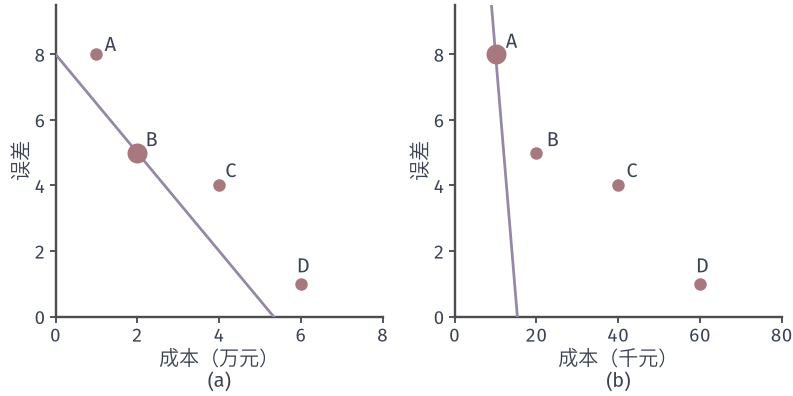

This figure's Python source:
from pathlib import Path
import sys
sys.path.insert(0, str(Path(__file__).resolve().parents[1]/"moo-common"))
from moo_fig import *
HERE = Path(__file__).resolve().parent
# Same candidates and weight w=(0.6,0.4), with f1 measured in units and tenths of the unit.
fig, axes = figure(width_mm=112, height_mm=56, ncols=2)
panels(fig, .07, .985, .985, .2, .22)
ax = axes[0]; setup(ax, (0, 8), (0, 9.5), range(0, 9, 2), range(0, 10, 2), '成本（万元）', '误差')
cands(ax, 'ABCD', off={'A': (.2, .1), 'B': (.2, .2), 'C': (.15, .25), 'D': (-.1, .35)})
c = .6*2+.4*5; t = np.array([0, 8.]); ax.plot(t, (c-.6*t)/.4, color=PURPLE, lw=1.1, zorder=3)
dot(ax, (2, 5), RED, ms=8)
ax = axes[1]; setup(ax, (0, 80), (0, 9.5), range(0, 81, 20), range(0, 10, 2), '成本（千元）', '误差')
for k in 'ABCD':
    p = CANDS[k]; dot(ax, (10*p[0], p[1]))
for k, d in zip('ABCD', [(2.5, .2), (2.5, .2), (2, .25), (-1, .35)]):
    p = CANDS[k]; ax.text(10*p[0]+d[0], p[1]+d[1], k, color=INK)
c = .6*10+.4*8; t = np.array([0, 15.5]); ax.plot(t, (c-.6*t)/.4, color=PURPLE, lw=1.1, zorder=3)
dot(ax, (10, 8), RED, ms=8)
tags(fig, axes)
save(fig, HERE, 'figure', {'w': [.6, .4], 'scores_wan': {k: .6*v[0]+.4*v[1] for k, v in CANDS.items()}, 'scores_qian': {k: 6*v[0]+.4*v[1] for k, v in CANDS.items()}})
